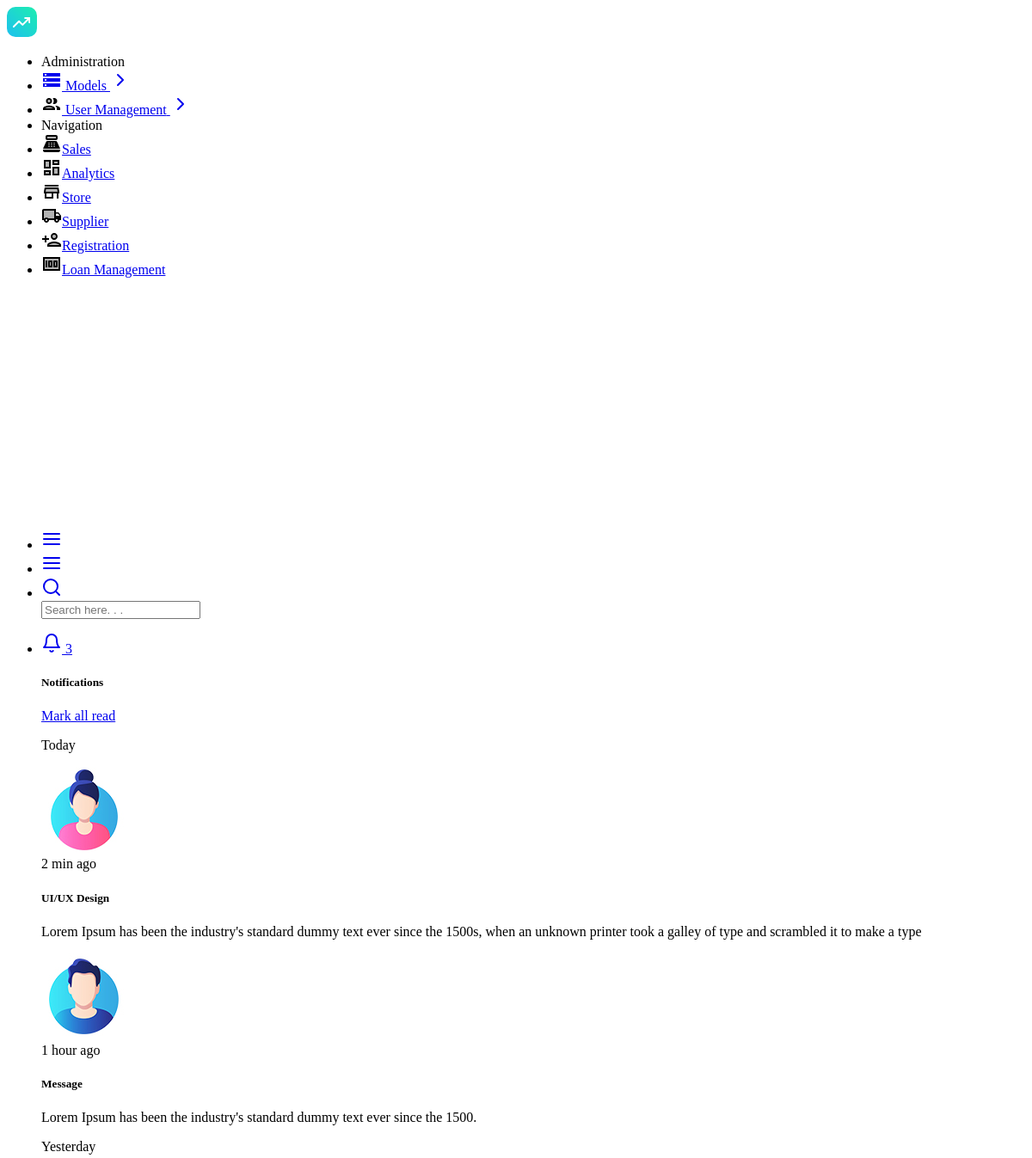
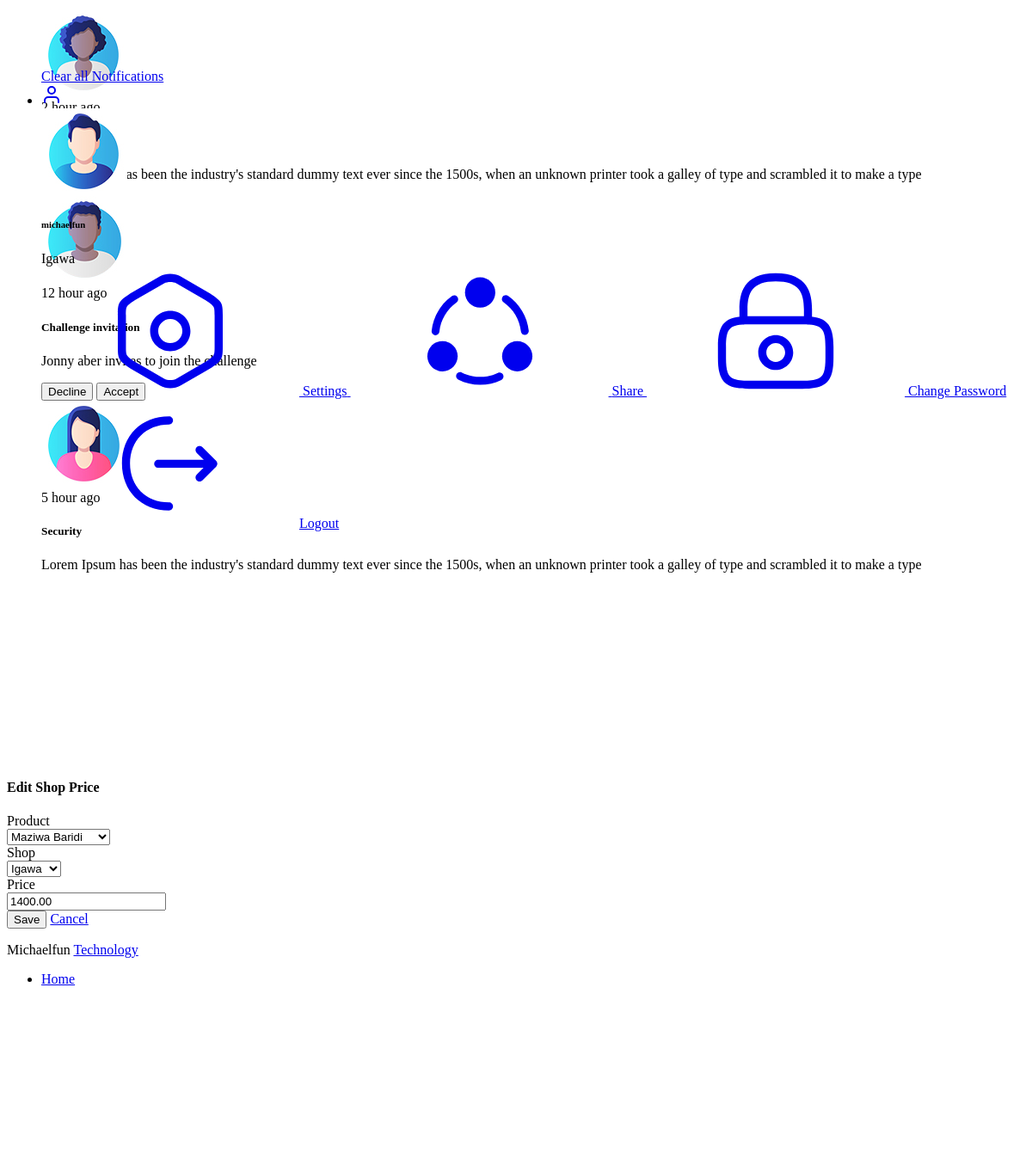
Page /shop-prices/1/edit/ (signed in) on the committed database (2 pictures, top to bottom).
### home/models.py (models this page shows, shortened)
class UserProfile(models.Model):
    user = models.OneToOneField(User, on_delete=models.CASCADE)
    shop = models.ForeignKey(Shop, on_delete=models.CASCADE)

class Shop(models.Model):
    name = models.CharField(max_length=100)
    location = models.CharField(max_length=200)
    created_at = models.DateTimeField(auto_now_add=True)
    def __str__(self):
        return self.name

class ShopProductPrice(models.Model):
    product = models.ForeignKey(
        Product,
        on_delete=models.CASCADE,
        related_name='shop_prices'
    )
    shop = models.ForeignKey(
        'Shop',
        on_delete=models.CASCADE
    )
    price = models.DecimalField(
        max_digits=10,
        decimal_places=2,
        null=True,
        blank=True
    )
    class Meta:
        unique_together = ('product', 'shop')

### home/views.py (the view)
# urls.py: path('shop-prices/<int:pk>/edit/', shop_price_edit, name='shop_price_edit'),
@login_required
@user_passes_test(is_admin_or_staff)
def shop_price_edit(request, pk):
    price = get_object_or_404(ShopProductPrice, pk=pk)
    if request.method == 'POST':
        form = ShopProductPriceForm(request.POST, instance=price)
        if form.is_valid():
            form.save()
            messages.success(request, 'Shop Price updated successfully!')
            return redirect('shop_price_list')
    else:
        form = ShopProductPriceForm(instance=price)
    return render(request, 'accounts/model_form.html', {
        'form': form,
        'form_title': 'Edit Shop Price'
    })

### home/forms.py
class ShopProductPriceForm(forms.ModelForm):
    class Meta:
        model = ShopProductPrice
        fields = ['product', 'shop', 'price']
        widgets = {
            'product': forms.Select(attrs={'class': 'form-control'}),
            'shop': forms.Select(attrs={'class': 'form-control'}),
            'price': forms.NumberInput(attrs={'class': 'form-control'}),
        }

### home/context_processors.py (called while the page is built)
def user_groups(request):
    if request.user.is_authenticated:
        return {
            'user_groups': [group.name for group in request.user.groups.all()]
        }
    return {'user_groups': []}

### home/models.py (called while the page is built)
    def __str__(self):
        return self.name

### home/templatetags/home.py (called while the page is built)
@assignment_tag(takes_context=True)
def get_direction(context):
    res = {
        'panel': 'text-left',
        'notify': 'right',
        'float': 'float-right',
        'reverse_panel': 'text-right',
        'nav': 'ml-auto'
    }
    if context.get('LANGUAGE_BIDI'):
        res['panel'] = 'text-right'
        res['notify'] = 'left'
        res['float'] = ''
        res['reverse_panel'] = 'text-left'
        res['nav'] = 'mr-auto'
    return res

@assignment_tag(takes_context=True)
def get_admin_setting(context):
    res = {
    }
    return res

### home/views.py (called while the page is built)
def is_admin_or_staff(user):
    return user.is_superuser or user.is_staff

### templates/accounts/model_form.html (shortened to what this page needs)
{% extends "layouts/base.html" %}
{% load static %}
{% block content %}
<div class="pc-container">
  <div class="pc-content">
    <div class="row">
      <div class="col-sm-12">
        <div class="card">
          <div class="card-header">
            <h4>{{ form_title }}</h4>
          </div>
          <div class="card-body">
            <div class="row">
              <div class="col-md-12">
                <form method="post" class="form-horizontal">
                  {% for field in form %}
                  <div class="form-group row mb-3">
                    <label class="col-sm-3 col-form-label">{{ field.label }}</label>
                    <div class="col-sm-9">
                      {{ field }}
                    </div>
                  </div>
                  {% endfor %}
                  <div class="form-group row">
                    <div class="col-sm-9 offset-sm-3">
                      <button type="submit" class="btn btn-primary">Save</button>
                      <a href="javascript:history.back()" class="btn btn-secondary">Cancel</a>
                    </div>
                  </div>
                </form>
              </div>
            </div>
          </div>
        </div>
      </div>
    </div>
  </div>
</div>
{% endblock content %}

### templates/includes/navigation.html
{% load static %}
<header class="pc-header">
    <div class="header-wrapper">
      <div class="me-auto pc-mob-drp">
        <ul class="list-unstyled">
          <li class="pc-h-item pc-sidebar-collapse">
            <a href="#" class="pc-head-link ms-0" id="sidebar-hide">
              <i data-feather="menu"></i>
            </a>
          </li>
          <li class="pc-h-item pc-sidebar-popup">
            <a href="#" class="pc-head-link ms-0" id="mobile-collapse">
              <i data-feather="menu"></i>
            </a>
          </li>
          <li class="dropdown pc-h-item">
            <a
              class="pc-head-link dropdown-toggle arrow-none m-0 trig-drp-search"
              data-bs-toggle="dropdown"
              href="#"
              role="button"
              aria-haspopup="false"
              aria-expanded="false"
            >
              <i data-feather="search"></i>
            </a>
            <div class="dropdown-menu pc-h-dropdown drp-search">
              <form class="px-3 py-2">
                <input type="search" class="form-control border-0 shadow-none" placeholder="Search here. . ." />
              </form>
            </div>
          </li>
        </ul>
      </div>
      <div class="ms-auto">
        <ul class="list-unstyled">
          <li class="dropdown pc-h-item">
            <a
              class="pc-head-link dropdown-toggle arrow-none me-0"
              data-bs-toggle="dropdown"
              href="#"
              role="button"
              aria-haspopup="false"
              aria-expanded="false"
            >
              <i data-feather="bell"></i>
              <span class="badge bg-success pc-h-badge">3</span>
            </a>
            <div class="dropdown-menu dropdown-notification dropdown-menu-end pc-h-dropdown">
              <div class="dropdown-header d-flex align-items-center justify-content-between">
                <h5 class="m-0">Notifications</h5>
                <a href="#!" class="btn btn-link btn-sm">Mark all read</a>
              </div>
              <div class="dropdown-body text-wrap header-notification-scroll position-relative" style="max-height: calc(100vh - 215px)">
                <p class="text-span">Today</p>
                <div class="card mb-0">
                  <div class="card-body">
                    <div class="d-flex">
                      <div class="flex-shrink-0">
                        <img class="img-radius avtar rounded-0" src="{% static "assets/images/user/avatar-1.jpg" %}" alt="Generic placeholder image">
                      </div>
                      <div class="flex-grow-1 ms-3">
                        <span class="float-end text-sm text-muted">2 min ago</span>
                        <h5 class="text-body mb-2">UI/UX Design</h5>
                        <p class="mb-0"
                          >Lorem Ipsum has been the industry's standard dummy text ever since the 1500s, when an unknown printer took a galley of
                          type and scrambled it to make a type</p
                        >
                      </div>
                    </div>
                  </div>
                </div>
                <div class="card mb-0">
                  <div class="card-body">
                    <div class="d-flex">
                      <div class="flex-shrink-0">
                        <img class="img-radius avtar rounded-0" src="{% static "assets/images/user/avatar-2.jpg" %}" alt="Generic placeholder image">
                      </div>
                      <div class="flex-grow-1 ms-3">
                        <span class="float-end text-sm text-muted">1 hour ago</span>
                        <h5 class="text-body mb-2">Message</h5>
                        <p class="mb-0">Lorem Ipsum has been the industry's standard dummy text ever since the 1500.</p>
                      </div>
                    </div>
                  </div>
                </div>
                <p class="text-span">Yesterday</p>
                <div class="card mb-0">
                  <div class="card-body">
                    <div class="d-flex">
                      <div class="flex-shrink-0">
                        <img class="img-radius avtar rounded-0" src="{% static "assets/images/user/avatar-3.jpg" %}" alt="Generic placeholder image">
                      </div>
                      <div class="flex-grow-1 ms-3">
                        <span class="float-end text-sm text-muted">2 hour ago</span>
                        <h5 class="text-body mb-2">Forms</h5>
                        <p class="mb-0"
                          >Lorem Ipsum has been the industry's standard dummy text ever since the 1500s, when an unknown printer took a galley of
                          type and scrambled it to make a type</p
                        >
                      </div>
                    </div>
                  </div>
                </div>
                <div class="card mb-0">
                  <div class="card-body">
                    <div class="d-flex">
                      <div class="flex-shrink-0">
                        <img class="img-radius avtar rounded-0" src="{% static "assets/images/user/avatar-4.jpg" %}" alt="Generic placeholder image">
                      </div>
                      <div class="flex-grow-1 ms-3">
                        <span class="float-end text-sm text-muted">12 hour ago</span>
                        <h5 class="text-body mb-2">Challenge invitation</h5>
                        <p class="mb-2"><span class="text-dark">Jonny aber</span> invites to join the challenge</p>
                        <button class="btn btn-sm btn-outline-secondary me-2">Decline</button>
                        <button class="btn btn-sm btn-primary">Accept</button>
                      </div>
                    </div>
                  </div>
                </div>
                <div class="card mb-0">
                  <div class="card-body">
                    <div class="d-flex">
                      <div class="flex-shrink-0">
                        <img class="img-radius avtar rounded-0" src="{% static "assets/images/user/avatar-5.jpg" %}" alt="Generic placeholder image">
                      </div>
                      <div class="flex-grow-1 ms-3">
                        <span class="float-end text-sm text-muted">5 hour ago</span>
                        <h5 class="text-body mb-2">Security</h5>
                        <p class="mb-0"
                          >Lorem Ipsum has been the industry's standard dummy text ever since the 1500s, when an unknown printer took a galley of
                          type and scrambled it to make a type</p
                        >
                      </div>
                    </div>
                  </div>
                </div>
              </div>
              <div class="text-center py-2">
                <a href="#!" class="link-danger">Clear all Notifications</a>
              </div>
            </div>
          </li>
          <li class="dropdown pc-h-item header-user-profile">
            <a
              class="pc-head-link dropdown-toggle arrow-none me-0"
              data-bs-toggle="dropdown"
              href="#"
              role="button"
              aria-haspopup="false"
              data-bs-auto-close="outside"
              aria-expanded="false"
            >
              <i data-feather="user"></i>
            </a>
            <div class="dropdown-menu dropdown-user-profile dropdown-menu-end pc-h-dropdown p-0 overflow-hidden">
              <div class="dropdown-header d-flex align-items-center justify-content-between bg-primary">
                <div class="d-flex my-2">
                  <div class="flex-shrink-0">
                    <img src="{% static 'assets/images/user/avatar-2.jpg' %}" alt="user-image" class="user-avtar wid-35" />
                  </div>
                  <div class="flex-grow-1 ms-3">
                    <h6 class="text-white mb-1">{{ user.username }}</h6>
                    <span class="text-white text-opacity-75">{{ user.userprofile.shop.name }}</span>
                  </div>
                </div>
              </div>
              <div class="dropdown-body">
                <div class="profile-notification-scroll position-relative" style="max-height: calc(100vh - 225px)">
                  <a href="#" class="dropdown-item">
                    <span>
                      <svg class="pc-icon text-muted me-2">
                        <use xlink:href="#custom-setting-outline"></use>
                      </svg>
                      <span>Settings</span>
                    </span>
                  </a>
                  <a href="#" class="dropdown-item">
                    <span>
                      <svg class="pc-icon text-muted me-2">
                        <use xlink:href="#custom-share-bold"></use>
                      </svg>
                      <span>Share</span>
                    </span>
                  </a>
                  <a href="#" class="dropdown-item">
                    <span>
                      <svg class="pc-icon text-muted me-2">
                        <use xlink:href="#custom-lock-outline"></use>
                      </svg>
                      <span>Change Password</span>
                    </span>
                  </a>
                  <div class="d-grid my-2">
                    {% if request.user.is_authenticated %}
                    <a href="{% url "logout" %}" class="btn btn-primary">
                      <svg class="pc-icon me-2">
                        <use xlink:href="#custom-logout-1-outline"></use></svg
                      >Logout
                    </a>
                    {% else %}
                    <a href="{% url "login" %}" class="btn btn-primary">
                      <svg class="pc-icon me-2">
                        <use xlink:href="#custom-logout-1-outline"></use>
                      </svg>Login
                    </a>
                    {% endif %}
                  </div>
                </div>
              </div>
            </div>
          </li>
        </ul>
      </div>
    </div>
</header>

### rows in the picture
ShopProductPrice: form "Maziwa Baridi" "Igawa" "1400.00"

### other values in the picture
{{ user.username }} "michaelfun"
{{ user.userprofile.shop.name }} "Igawa"
{{ field.label }} "Product" "Shop" "Price"
